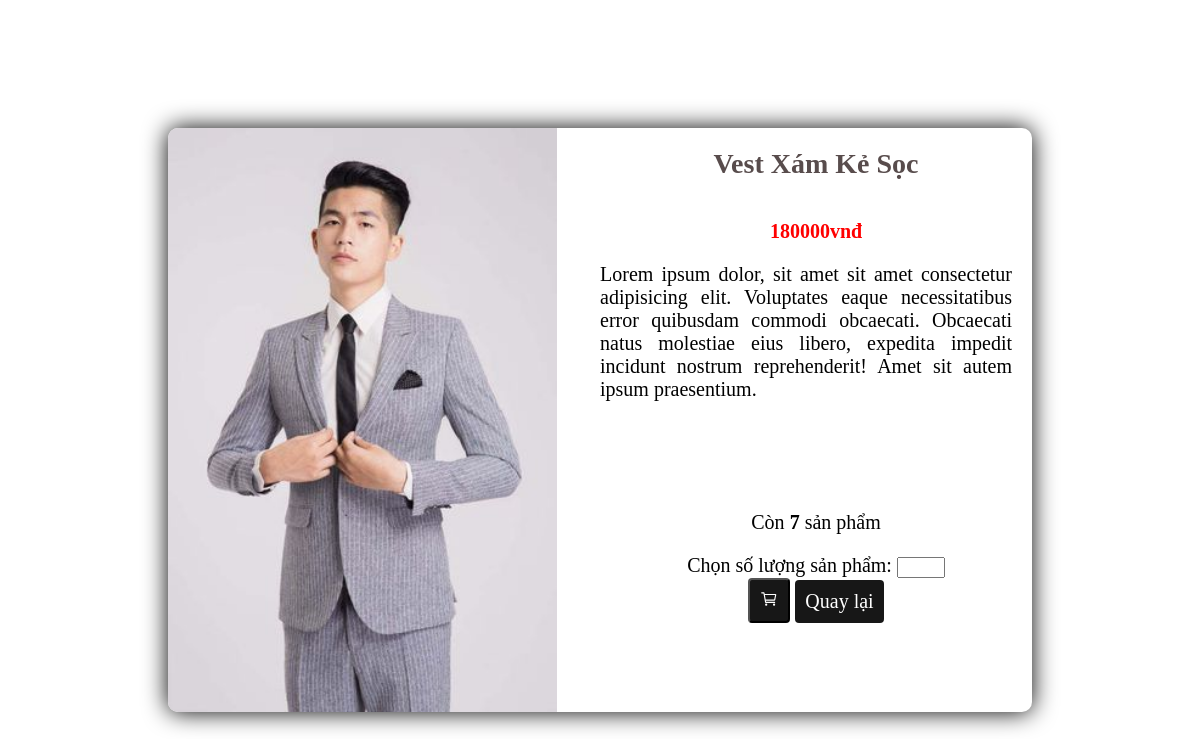
/php/detail.php?id=4, run on the app's committed database.
### tables this page shows
CREATE TABLE `products` (
  `id` int(11) NOT NULL,
  `names` varchar(255) NOT NULL,
  `category_id` int(11) NOT NULL,
  `images` varchar(255) NOT NULL,
  `descriptions` text NOT NULL,
  `price` float NOT NULL,
  `saleprice` float NOT NULL,
  `created` date NOT NULL,
  `quantity` int(11) NOT NULL,
  `keyword` varchar(45) DEFAULT NULL,
  `statuses` int(11) DEFAULT NULL
);

### php/modules.php (called while the page is built, shortened)
<?php
function FindProduct($id_product)
{
  include "dbConnect.php";
  $sql = "SELECT * FROM products WHERE id = $id_product ";
  $qr = mysqli_query($conn, $sql);
  return mysqli_fetch_array($qr);
}
?>

### php/detail.php (the view, shortened to what this page needs)
<?php
include "dbConnect.php";
if (isset($_GET["id"])) {
  $id_product = $_GET["id"];
  include_once "modules.php";
  $rows =  FindProduct($id_product);
} else {
  header('location:../index.php');
} ?>
<!DOCTYPE html>
<html lang="en">
<head>
  <link rel="stylesheet" href="../styles/style.css">
</head>
<body>
  <div class="container">
    <div class="product">
      <img src="../<?php echo $rows["images"] ?>" alt="" class="product__image">
      <div class="product__content">
        <div class="product__name"><?php echo $rows["names"] ?></div>
        <p class="product__price"><?php echo $rows["price"] ?></p>
        <p class="product__desc"><?php echo $rows["descriptions"] ?></p>
        <p class="product__quantity">Còn <b><?php echo $rows["quantity"] ?></b> sản phẩm</p>
        <form action="" method="post">
          <label for="quantity">Chọn số lượng sản phẩm: </label>
          <input type="number" min="1" max="<?php echo $rows["quantity"] ?>" name="quantity"  id="quantity"> <br>
          <button class="btn" type="submit">
            <ion-icon name="cart-outline"></ion-icon>
          </button>
          <a href="../index.php" class="btn">Quay lại</a>
        </form>
      </div>
    </div>
  </div>
</body>
</html>

### styles/style.css (style rules this page uses)
:root { --btn-color: #000000e8; --btn-text: #ffff; }
body { font-family: SF Mono; margin: 0; padding: 0; font-size: 20px; }
.container { max-width: 90vw; margin: 20px auto; }
.product { text-align: center; }
.product__image { width: 80%; height: 70%; -o-object-fit: cover; object-fit: cover; }
.product__name { color: #584c4c; font-weight: 600; font-size: 20px; }
.product__price { color: #df0b0b; font-weight: 600; }
.btn { color: var(--btn-text); background-color: var(--btn-color); padding: 10px; border-radius: 4px; width: -webkit-fit-content; width: -moz-fit-content; width: fit-content; outline: none; cursor: pointer; text-decoration: none; }
.btn ion-icon { font-size: 18px; }

### php/detail.php (style rules this page uses)
.container { width: 90vw; height: 100vh; display: flex; align-items: center; justify-content: center; }
.product { width: 80%; display: grid; grid-template-columns: 50% 50%; box-shadow: 0 0 25px #000; border-radius: 10px; overflow: hidden; }
.product__image { width: 90%; height: 100%; }
.product__content { font-family: SF Mono; }
.product__name { font-size: 28px; padding: 20px 10px; }
.product__price { font-weight: 600; color: red; }
.product__price::after { content: "vnđ"; color: red; }
.product__desc { text-align: justify; padding-right: 20px; height: 39%; text-overflow: ellipsis; overflow: hidden; }
.btn { display: inline-block; }

### data on the page
products: images (picture), names "Vest Xám Kẻ Sọc", price "180000", descriptions "Lorem ipsum dolor, sit amet sit amet consectetur adipisicing elit. Voluptates eaque necessitatibus error quibusdam commodi obcaecati. Obcaecati natus molestiae eius libero, expedita impedit incidunt nostrum reprehenderit! Amet sit autem ipsum praesentium.", quantity "7"
